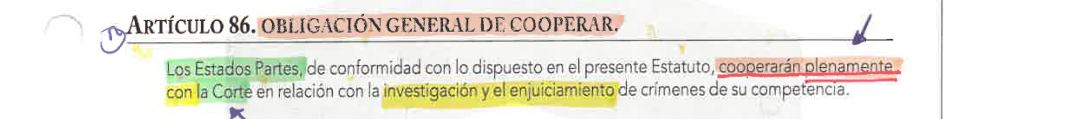
#> input picture expres-subrayado/img/t1/e-86.jpg, 1075 x 119 px, given in place of e-86.jpg.png, which was not available
$ python lado-a-lado.py out.png ../../../expres-subrayado/img/t1/e-86.jpg
#> lines starting #> are read from the running program, lines starting #| are printed output that depends on the picture; pictures that were not available may be replaced by others from this repository, and a replacement may not be noted
import sys
from PIL import Image
import os
S=os.environ.get('SCRATCH','C:/Users/ruben/AppData/Local/Temp/')
ims=[Image.open(S+f'prop-{k}.png') for k in sys.argv[2].split(',')]
#> ims = 1 item
W=sum(i.width for i in ims)+10*len(ims); H=max(i.height for i in ims); o=Image.new('RGB',(W,H),'gray'); x=0
#> after `W = sum((i.width for i in ims)) + 10 * len(ims)`: W = 1085
#> after `H = max((i.height for i in ims))`: H = 119
#> after `o = Image.new('RGB', (W, H), 'gray')`: o: PIL image 1085x119 RGB; every value is 128
for i in ims: o.paste(i,(x,0)); x+=i.width+10
#> this loop made 1 pass
#> x on pass 1: 1085
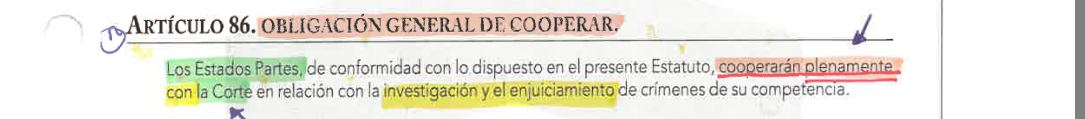
#> o: PIL image 1085x119 RGB; mean R, G, B 233.7, 231.2, 222
#> after the loop, x = 1085
o.save(S+sys.argv[1]+'.png'); print(o.size)
#| (1085, 119)

$ run again, on expres-subrayado/img/t1/e-93.jpg
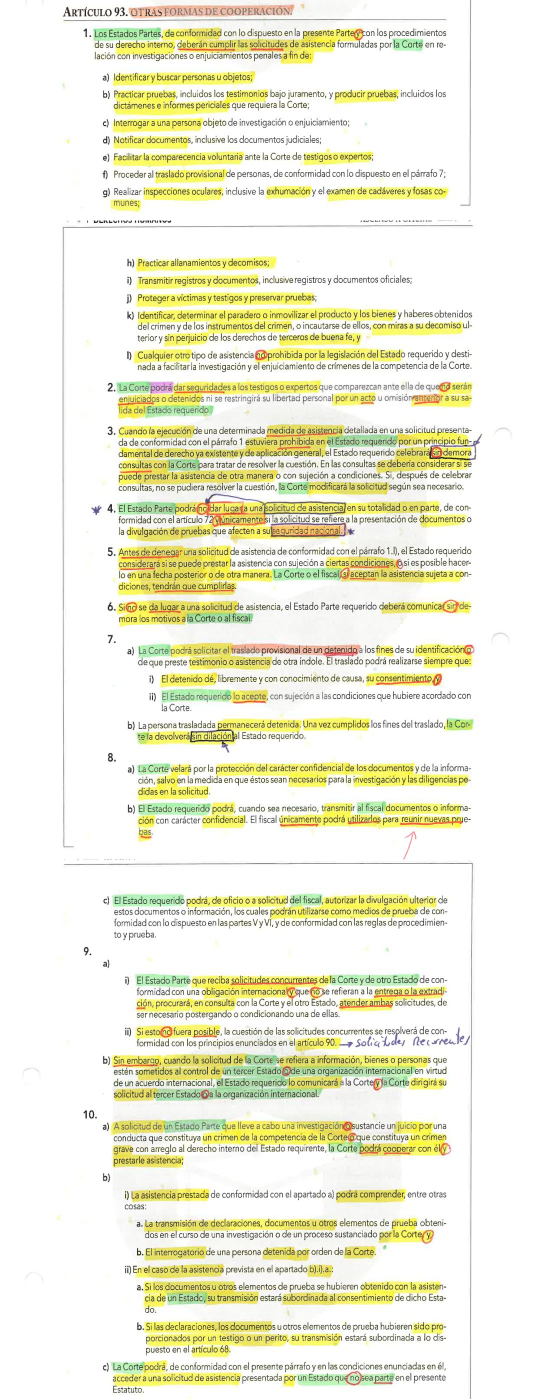
#> input picture expres-subrayado/img/t1/e-93.jpg, 1075 x 2797 px, given in place of e-93.jpg.png, which was not available (shown at 1/2 size)
#> ims = 1 item
#> W = 1085
#> H = 2797
#> the loop `for i in ims: o.paste(i,(x,0)); x+=i.width+10` made 1 pass
#> x on pass 1: 1085
#> after the loop `for i in ims: o.paste(i,(x,0)); x+=i.width+10`:
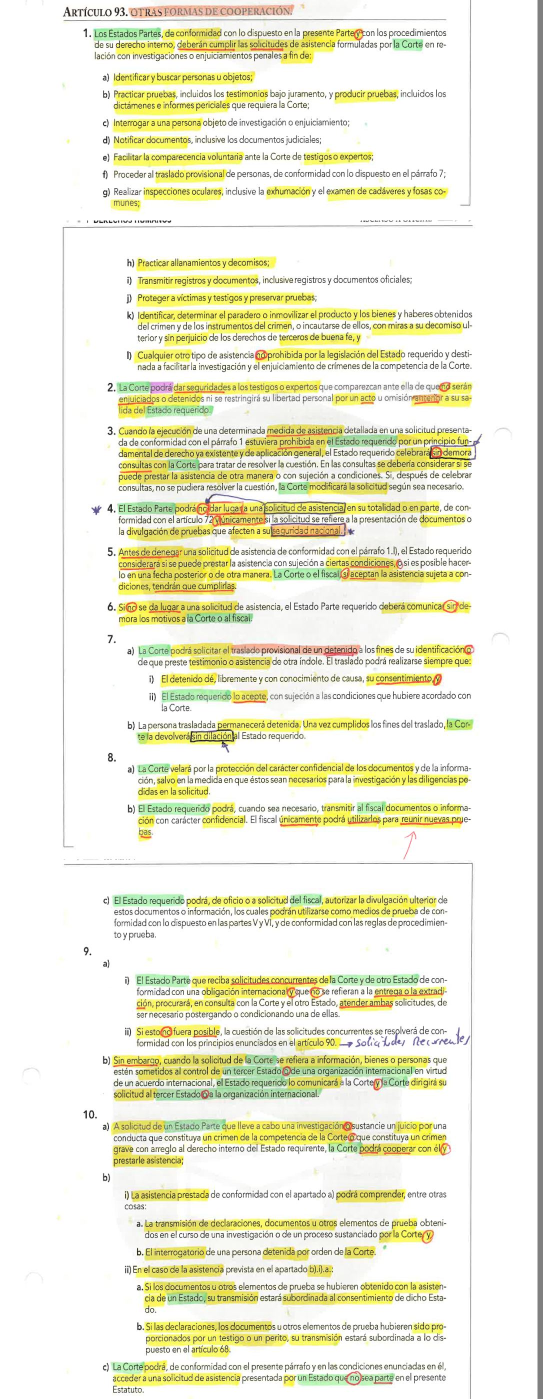
#> o: PIL image 1085x2797 RGB (shown at 1/2 size); mean R, G, B 238, 237.8, 217
#> after the loop `for i in ims: o.paste(i,(x,0)); x+=i.width+10`: x = 1085
#| (1085, 2797)

$ run again, on expres-subrayado/img/t1/e-98.jpg
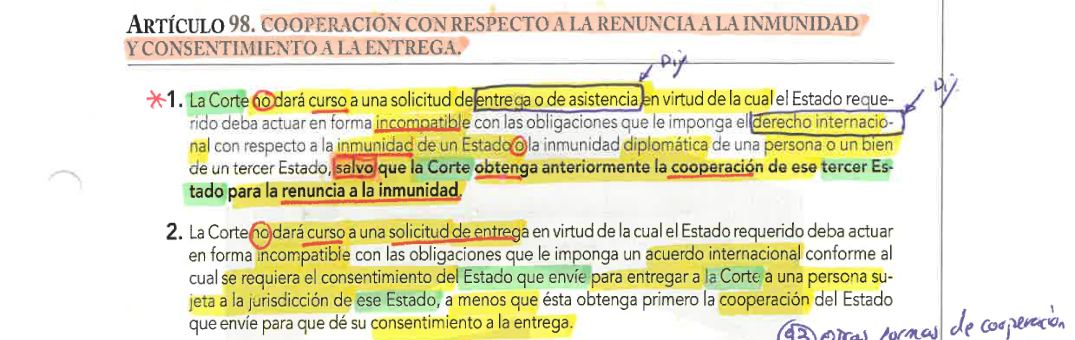
#> input picture expres-subrayado/img/t1/e-98.jpg, 1075 x 340 px, given in place of e-98.jpg.png, which was not available
#> ims = 1 item
#> W = 1085
#> H = 340
#> the loop `for i in ims: o.paste(i,(x,0)); x+=i.width+10` made 1 pass
#> x on pass 1: 1085
#> after the loop `for i in ims: o.paste(i,(x,0)); x+=i.width+10`:
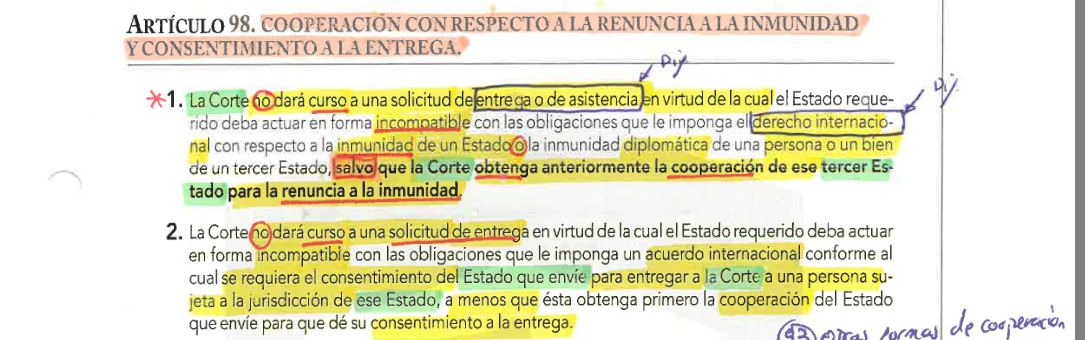
#> o: PIL image 1085x340 RGB; mean R, G, B 230.6, 227.7, 201.8
#> after the loop `for i in ims: o.paste(i,(x,0)); x+=i.width+10`: x = 1085
#| (1085, 340)
